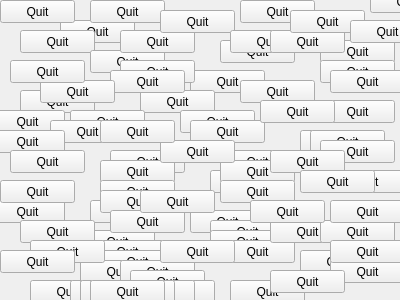
<?xml version="1.0" encoding="UTF-8"?>
<ui version="4.0">
 <class>Form</class>
 <widget class="QWidget" name="Form">
  <property name="geometry">
   <rect>
    <x>0</x>
    <y>0</y>
    <width>400</width>
    <height>300</height>
   </rect>
  </property>
  <property name="windowTitle">
   <string>Form</string>
  </property>
  <widget class="QPushButton" name="quitButton">
   <property name="geometry">
    <rect>
     <x>300</x>
     <y>250</y>
     <width>75</width>
     <height>23</height>
    </rect>
   </property>
   <property name="text">
    <string>Quit</string>
   </property>
  </widget>
  <widget class="QPushButton" name="quitButton_2">
   <property name="geometry">
    <rect>
     <x>190</x>
     <y>210</y>
     <width>75</width>
     <height>23</height>
    </rect>
   </property>
   <property name="text">
    <string>Quit</string>
   </property>
  </widget>
  <widget class="QPushButton" name="quitButton_3">
   <property name="geometry">
    <rect>
     <x>210</x>
     <y>170</y>
     <width>75</width>
     <height>23</height>
    </rect>
   </property>
   <property name="text">
    <string>Quit</string>
   </property>
  </widget>
  <widget class="QPushButton" name="quitButton_4">
   <property name="geometry">
    <rect>
     <x>220</x>
     <y>150</y>
     <width>75</width>
     <height>23</height>
    </rect>
   </property>
   <property name="text">
    <string>Quit</string>
   </property>
  </widget>
  <widget class="QPushButton" name="quitButton_5">
   <property name="geometry">
    <rect>
     <x>220</x>
     <y>160</y>
     <width>75</width>
     <height>23</height>
    </rect>
   </property>
   <property name="text">
    <string>Quit</string>
   </property>
  </widget>
  <widget class="QPushButton" name="quitButton_6">
   <property name="geometry">
    <rect>
     <x>220</x>
     <y>180</y>
     <width>75</width>
     <height>23</height>
    </rect>
   </property>
   <property name="text">
    <string>Quit</string>
   </property>
  </widget>
  <widget class="QPushButton" name="quitButton_7">
   <property name="geometry">
    <rect>
     <x>110</x>
     <y>150</y>
     <width>75</width>
     <height>23</height>
    </rect>
   </property>
   <property name="text">
    <string>Quit</string>
   </property>
  </widget>
  <widget class="QPushButton" name="quitButton_8">
   <property name="geometry">
    <rect>
     <x>100</x>
     <y>160</y>
     <width>75</width>
     <height>23</height>
    </rect>
   </property>
   <property name="text">
    <string>Quit</string>
   </property>
  </widget>
  <widget class="QPushButton" name="quitButton_9">
   <property name="geometry">
    <rect>
     <x>190</x>
     <y>70</y>
     <width>75</width>
     <height>23</height>
    </rect>
   </property>
   <property name="text">
    <string>Quit</string>
   </property>
  </widget>
  <widget class="QPushButton" name="quitButton_10">
   <property name="geometry">
    <rect>
     <x>100</x>
     <y>180</y>
     <width>75</width>
     <height>23</height>
    </rect>
   </property>
   <property name="text">
    <string>Quit</string>
   </property>
  </widget>
  <widget class="QPushButton" name="quitButton_11">
   <property name="geometry">
    <rect>
     <x>90</x>
     <y>200</y>
     <width>75</width>
     <height>23</height>
    </rect>
   </property>
   <property name="text">
    <string>Quit</string>
   </property>
  </widget>
  <widget class="QPushButton" name="quitButton_12">
   <property name="geometry">
    <rect>
     <x>80</x>
     <y>230</y>
     <width>75</width>
     <height>23</height>
    </rect>
   </property>
   <property name="text">
    <string>Quit</string>
   </property>
  </widget>
  <widget class="QPushButton" name="quitButton_13">
   <property name="geometry">
    <rect>
     <x>90</x>
     <y>240</y>
     <width>75</width>
     <height>23</height>
    </rect>
   </property>
   <property name="text">
    <string>Quit</string>
   </property>
  </widget>
  <widget class="QPushButton" name="quitButton_14">
   <property name="geometry">
    <rect>
     <x>100</x>
     <y>250</y>
     <width>75</width>
     <height>23</height>
    </rect>
   </property>
   <property name="text">
    <string>Quit</string>
   </property>
  </widget>
  <widget class="QPushButton" name="quitButton_15">
   <property name="geometry">
    <rect>
     <x>110</x>
     <y>260</y>
     <width>75</width>
     <height>23</height>
    </rect>
   </property>
   <property name="text">
    <string>Quit</string>
   </property>
  </widget>
  <widget class="QPushButton" name="quitButton_16">
   <property name="geometry">
    <rect>
     <x>80</x>
     <y>260</y>
     <width>75</width>
     <height>23</height>
    </rect>
   </property>
   <property name="text">
    <string>Quit</string>
   </property>
  </widget>
  <widget class="QPushButton" name="quitButton_17">
   <property name="geometry">
    <rect>
     <x>230</x>
     <y>280</y>
     <width>75</width>
     <height>23</height>
    </rect>
   </property>
   <property name="text">
    <string>Quit</string>
   </property>
  </widget>
  <widget class="QPushButton" name="quitButton_18">
   <property name="geometry">
    <rect>
     <x>320</x>
     <y>40</y>
     <width>75</width>
     <height>23</height>
    </rect>
   </property>
   <property name="text">
    <string>Quit</string>
   </property>
  </widget>
  <widget class="QPushButton" name="quitButton_19">
   <property name="geometry">
    <rect>
     <x>-10</x>
     <y>200</y>
     <width>75</width>
     <height>23</height>
    </rect>
   </property>
   <property name="text">
    <string>Quit</string>
   </property>
  </widget>
  <widget class="QPushButton" name="quitButton_20">
   <property name="geometry">
    <rect>
     <x>210</x>
     <y>220</y>
     <width>75</width>
     <height>23</height>
    </rect>
   </property>
   <property name="text">
    <string>Quit</string>
   </property>
  </widget>
  <widget class="QPushButton" name="quitButton_21">
   <property name="geometry">
    <rect>
     <x>210</x>
     <y>230</y>
     <width>75</width>
     <height>23</height>
    </rect>
   </property>
   <property name="text">
    <string>Quit</string>
   </property>
  </widget>
  <widget class="QPushButton" name="quitButton_22">
   <property name="geometry">
    <rect>
     <x>220</x>
     <y>240</y>
     <width>75</width>
     <height>23</height>
    </rect>
   </property>
   <property name="text">
    <string>Quit</string>
   </property>
  </widget>
  <widget class="QPushButton" name="quitButton_23">
   <property name="geometry">
    <rect>
     <x>60</x>
     <y>20</y>
     <width>75</width>
     <height>23</height>
    </rect>
   </property>
   <property name="text">
    <string>Quit</string>
   </property>
  </widget>
  <widget class="QPushButton" name="quitButton_24">
   <property name="geometry">
    <rect>
     <x>90</x>
     <y>0</y>
     <width>75</width>
     <height>23</height>
    </rect>
   </property>
   <property name="text">
    <string>Quit</string>
   </property>
  </widget>
  <widget class="QPushButton" name="quitButton_25">
   <property name="geometry">
    <rect>
     <x>240</x>
     <y>0</y>
     <width>75</width>
     <height>23</height>
    </rect>
   </property>
   <property name="text">
    <string>Quit</string>
   </property>
  </widget>
  <widget class="QPushButton" name="quitButton_26">
   <property name="geometry">
    <rect>
     <x>140</x>
     <y>90</y>
     <width>75</width>
     <height>23</height>
    </rect>
   </property>
   <property name="text">
    <string>Quit</string>
   </property>
  </widget>
  <widget class="QPushButton" name="quitButton_27">
   <property name="geometry">
    <rect>
     <x>20</x>
     <y>90</y>
     <width>75</width>
     <height>23</height>
    </rect>
   </property>
   <property name="text">
    <string>Quit</string>
   </property>
  </widget>
  <widget class="QPushButton" name="quitButton_28">
   <property name="geometry">
    <rect>
     <x>-10</x>
     <y>110</y>
     <width>75</width>
     <height>23</height>
    </rect>
   </property>
   <property name="text">
    <string>Quit</string>
   </property>
  </widget>
  <widget class="QPushButton" name="quitButton_29">
   <property name="geometry">
    <rect>
     <x>20</x>
     <y>30</y>
     <width>75</width>
     <height>23</height>
    </rect>
   </property>
   <property name="text">
    <string>Quit</string>
   </property>
  </widget>
  <widget class="QPushButton" name="quitButton_30">
   <property name="geometry">
    <rect>
     <x>90</x>
     <y>50</y>
     <width>75</width>
     <height>23</height>
    </rect>
   </property>
   <property name="text">
    <string>Quit</string>
   </property>
  </widget>
  <widget class="QPushButton" name="quitButton_31">
   <property name="geometry">
    <rect>
     <x>180</x>
     <y>110</y>
     <width>75</width>
     <height>23</height>
    </rect>
   </property>
   <property name="text">
    <string>Quit</string>
   </property>
  </widget>
  <widget class="QPushButton" name="quitButton_32">
   <property name="geometry">
    <rect>
     <x>300</x>
     <y>130</y>
     <width>75</width>
     <height>23</height>
    </rect>
   </property>
   <property name="text">
    <string>Quit</string>
   </property>
  </widget>
  <widget class="QPushButton" name="quitButton_33">
   <property name="geometry">
    <rect>
     <x>310</x>
     <y>130</y>
     <width>75</width>
     <height>23</height>
    </rect>
   </property>
   <property name="text">
    <string>Quit</string>
   </property>
  </widget>
  <widget class="QPushButton" name="quitButton_34">
   <property name="geometry">
    <rect>
     <x>320</x>
     <y>140</y>
     <width>75</width>
     <height>23</height>
    </rect>
   </property>
   <property name="text">
    <string>Quit</string>
   </property>
  </widget>
  <widget class="QPushButton" name="quitButton_35">
   <property name="geometry">
    <rect>
     <x>220</x>
     <y>40</y>
     <width>75</width>
     <height>23</height>
    </rect>
   </property>
   <property name="text">
    <string>Quit</string>
   </property>
  </widget>
  <widget class="QPushButton" name="quitButton_36">
   <property name="geometry">
    <rect>
     <x>120</x>
     <y>60</y>
     <width>75</width>
     <height>23</height>
    </rect>
   </property>
   <property name="text">
    <string>Quit</string>
   </property>
  </widget>
  <widget class="QPushButton" name="quitButton_37">
   <property name="geometry">
    <rect>
     <x>110</x>
     <y>70</y>
     <width>75</width>
     <height>23</height>
    </rect>
   </property>
   <property name="text">
    <string>Quit</string>
   </property>
  </widget>
  <widget class="QPushButton" name="quitButton_38">
   <property name="geometry">
    <rect>
     <x>70</x>
     <y>110</y>
     <width>75</width>
     <height>23</height>
    </rect>
   </property>
   <property name="text">
    <string>Quit</string>
   </property>
  </widget>
  <widget class="QPushButton" name="quitButton_39">
   <property name="geometry">
    <rect>
     <x>50</x>
     <y>120</y>
     <width>75</width>
     <height>23</height>
    </rect>
   </property>
   <property name="text">
    <string>Quit</string>
   </property>
  </widget>
  <widget class="QPushButton" name="quitButton_40">
   <property name="geometry">
    <rect>
     <x>40</x>
     <y>80</y>
     <width>75</width>
     <height>23</height>
    </rect>
   </property>
   <property name="text">
    <string>Quit</string>
   </property>
  </widget>
  <widget class="QPushButton" name="quitButton_41">
   <property name="geometry">
    <rect>
     <x>120</x>
     <y>30</y>
     <width>75</width>
     <height>23</height>
    </rect>
   </property>
   <property name="text">
    <string>Quit</string>
   </property>
  </widget>
  <widget class="QPushButton" name="quitButton_42">
   <property name="geometry">
    <rect>
     <x>160</x>
     <y>10</y>
     <width>75</width>
     <height>23</height>
    </rect>
   </property>
   <property name="text">
    <string>Quit</string>
   </property>
  </widget>
  <widget class="QPushButton" name="quitButton_43">
   <property name="geometry">
    <rect>
     <x>230</x>
     <y>30</y>
     <width>75</width>
     <height>23</height>
    </rect>
   </property>
   <property name="text">
    <string>Quit</string>
   </property>
  </widget>
  <widget class="QPushButton" name="quitButton_44">
   <property name="geometry">
    <rect>
     <x>270</x>
     <y>30</y>
     <width>75</width>
     <height>23</height>
    </rect>
   </property>
   <property name="text">
    <string>Quit</string>
   </property>
  </widget>
  <widget class="QPushButton" name="quitButton_45">
   <property name="geometry">
    <rect>
     <x>320</x>
     <y>60</y>
     <width>75</width>
     <height>23</height>
    </rect>
   </property>
   <property name="text">
    <string>Quit</string>
   </property>
  </widget>
  <widget class="QPushButton" name="quitButton_46">
   <property name="geometry">
    <rect>
     <x>330</x>
     <y>70</y>
     <width>75</width>
     <height>23</height>
    </rect>
   </property>
   <property name="text">
    <string>Quit</string>
   </property>
  </widget>
  <widget class="QPushButton" name="quitButton_47">
   <property name="geometry">
    <rect>
     <x>240</x>
     <y>80</y>
     <width>75</width>
     <height>23</height>
    </rect>
   </property>
   <property name="text">
    <string>Quit</string>
   </property>
  </widget>
  <widget class="QPushButton" name="quitButton_48">
   <property name="geometry">
    <rect>
     <x>190</x>
     <y>120</y>
     <width>75</width>
     <height>23</height>
    </rect>
   </property>
   <property name="text">
    <string>Quit</string>
   </property>
  </widget>
  <widget class="QPushButton" name="quitButton_49">
   <property name="geometry">
    <rect>
     <x>100</x>
     <y>190</y>
     <width>75</width>
     <height>23</height>
    </rect>
   </property>
   <property name="text">
    <string>Quit</string>
   </property>
  </widget>
  <widget class="QPushButton" name="quitButton_50">
   <property name="geometry">
    <rect>
     <x>120</x>
     <y>260</y>
     <width>75</width>
     <height>23</height>
    </rect>
   </property>
   <property name="text">
    <string>Quit</string>
   </property>
  </widget>
  <widget class="QPushButton" name="quitButton_51">
   <property name="geometry">
    <rect>
     <x>80</x>
     <y>280</y>
     <width>75</width>
     <height>23</height>
    </rect>
   </property>
   <property name="text">
    <string>Quit</string>
   </property>
  </widget>
  <widget class="QPushButton" name="quitButton_52">
   <property name="geometry">
    <rect>
     <x>70</x>
     <y>280</y>
     <width>75</width>
     <height>23</height>
    </rect>
   </property>
   <property name="text">
    <string>Quit</string>
   </property>
  </widget>
  <widget class="QPushButton" name="quitButton_53">
   <property name="geometry">
    <rect>
     <x>10</x>
     <y>60</y>
     <width>75</width>
     <height>23</height>
    </rect>
   </property>
   <property name="text">
    <string>Quit</string>
   </property>
  </widget>
  <widget class="QPushButton" name="quitButton_54">
   <property name="geometry">
    <rect>
     <x>0</x>
     <y>0</y>
     <width>75</width>
     <height>23</height>
    </rect>
   </property>
   <property name="text">
    <string>Quit</string>
   </property>
  </widget>
  <widget class="QPushButton" name="quitButton_55">
   <property name="geometry">
    <rect>
     <x>270</x>
     <y>220</y>
     <width>75</width>
     <height>23</height>
    </rect>
   </property>
   <property name="text">
    <string>Quit</string>
   </property>
  </widget>
  <widget class="QPushButton" name="quitButton_56">
   <property name="geometry">
    <rect>
     <x>320</x>
     <y>220</y>
     <width>75</width>
     <height>23</height>
    </rect>
   </property>
   <property name="text">
    <string>Quit</string>
   </property>
  </widget>
  <widget class="QPushButton" name="quitButton_57">
   <property name="geometry">
    <rect>
     <x>330</x>
     <y>200</y>
     <width>75</width>
     <height>23</height>
    </rect>
   </property>
   <property name="text">
    <string>Quit</string>
   </property>
  </widget>
  <widget class="QPushButton" name="quitButton_58">
   <property name="geometry">
    <rect>
     <x>330</x>
     <y>170</y>
     <width>75</width>
     <height>23</height>
    </rect>
   </property>
   <property name="text">
    <string>Quit</string>
   </property>
  </widget>
  <widget class="QPushButton" name="quitButton_59">
   <property name="geometry">
    <rect>
     <x>270</x>
     <y>150</y>
     <width>75</width>
     <height>23</height>
    </rect>
   </property>
   <property name="text">
    <string>Quit</string>
   </property>
  </widget>
  <widget class="QPushButton" name="quitButton_60">
   <property name="geometry">
    <rect>
     <x>330</x>
     <y>260</y>
     <width>75</width>
     <height>23</height>
    </rect>
   </property>
   <property name="text">
    <string>Quit</string>
   </property>
  </widget>
  <widget class="QPushButton" name="quitButton_61">
   <property name="geometry">
    <rect>
     <x>320</x>
     <y>100</y>
     <width>75</width>
     <height>23</height>
    </rect>
   </property>
   <property name="text">
    <string>Quit</string>
   </property>
  </widget>
  <widget class="QPushButton" name="quitButton_62">
   <property name="geometry">
    <rect>
     <x>300</x>
     <y>170</y>
     <width>75</width>
     <height>23</height>
    </rect>
   </property>
   <property name="text">
    <string>Quit</string>
   </property>
  </widget>
  <widget class="QPushButton" name="quitButton_63">
   <property name="geometry">
    <rect>
     <x>330</x>
     <y>240</y>
     <width>75</width>
     <height>23</height>
    </rect>
   </property>
   <property name="text">
    <string>Quit</string>
   </property>
  </widget>
  <widget class="QPushButton" name="quitButton_64">
   <property name="geometry">
    <rect>
     <x>250</x>
     <y>200</y>
     <width>75</width>
     <height>23</height>
    </rect>
   </property>
   <property name="text">
    <string>Quit</string>
   </property>
  </widget>
  <widget class="QPushButton" name="quitButton_65">
   <property name="geometry">
    <rect>
     <x>270</x>
     <y>270</y>
     <width>75</width>
     <height>23</height>
    </rect>
   </property>
   <property name="text">
    <string>Quit</string>
   </property>
  </widget>
  <widget class="QPushButton" name="quitButton_66">
   <property name="geometry">
    <rect>
     <x>110</x>
     <y>210</y>
     <width>75</width>
     <height>23</height>
    </rect>
   </property>
   <property name="text">
    <string>Quit</string>
   </property>
  </widget>
  <widget class="QPushButton" name="quitButton_67">
   <property name="geometry">
    <rect>
     <x>110</x>
     <y>280</y>
     <width>75</width>
     <height>23</height>
    </rect>
   </property>
   <property name="text">
    <string>Quit</string>
   </property>
  </widget>
  <widget class="QPushButton" name="quitButton_68">
   <property name="geometry">
    <rect>
     <x>50</x>
     <y>280</y>
     <width>75</width>
     <height>23</height>
    </rect>
   </property>
   <property name="text">
    <string>Quit</string>
   </property>
  </widget>
  <widget class="QPushButton" name="quitButton_69">
   <property name="geometry">
    <rect>
     <x>30</x>
     <y>280</y>
     <width>75</width>
     <height>23</height>
    </rect>
   </property>
   <property name="text">
    <string>Quit</string>
   </property>
  </widget>
  <widget class="QPushButton" name="quitButton_70">
   <property name="geometry">
    <rect>
     <x>70</x>
     <y>280</y>
     <width>75</width>
     <height>23</height>
    </rect>
   </property>
   <property name="text">
    <string>Quit</string>
   </property>
  </widget>
  <widget class="QPushButton" name="quitButton_71">
   <property name="geometry">
    <rect>
     <x>80</x>
     <y>280</y>
     <width>75</width>
     <height>23</height>
    </rect>
   </property>
   <property name="text">
    <string>Quit</string>
   </property>
  </widget>
  <widget class="QPushButton" name="quitButton_72">
   <property name="geometry">
    <rect>
     <x>290</x>
     <y>10</y>
     <width>75</width>
     <height>23</height>
    </rect>
   </property>
   <property name="text">
    <string>Quit</string>
   </property>
  </widget>
  <widget class="QPushButton" name="quitButton_73">
   <property name="geometry">
    <rect>
     <x>80</x>
     <y>280</y>
     <width>75</width>
     <height>23</height>
    </rect>
   </property>
   <property name="text">
    <string>Quit</string>
   </property>
  </widget>
  <widget class="QPushButton" name="quitButton_74">
   <property name="geometry">
    <rect>
     <x>80</x>
     <y>280</y>
     <width>75</width>
     <height>23</height>
    </rect>
   </property>
   <property name="text">
    <string>Quit</string>
   </property>
  </widget>
  <widget class="QPushButton" name="quitButton_75">
   <property name="geometry">
    <rect>
     <x>110</x>
     <y>280</y>
     <width>75</width>
     <height>23</height>
    </rect>
   </property>
   <property name="text">
    <string>Quit</string>
   </property>
  </widget>
  <widget class="QPushButton" name="quitButton_76">
   <property name="geometry">
    <rect>
     <x>100</x>
     <y>280</y>
     <width>75</width>
     <height>23</height>
    </rect>
   </property>
   <property name="text">
    <string>Quit</string>
   </property>
  </widget>
  <widget class="QPushButton" name="quitButton_77">
   <property name="geometry">
    <rect>
     <x>120</x>
     <y>280</y>
     <width>75</width>
     <height>23</height>
    </rect>
   </property>
   <property name="text">
    <string>Quit</string>
   </property>
  </widget>
  <widget class="QPushButton" name="quitButton_78">
   <property name="geometry">
    <rect>
     <x>-10</x>
     <y>130</y>
     <width>75</width>
     <height>23</height>
    </rect>
   </property>
   <property name="text">
    <string>Quit</string>
   </property>
  </widget>
  <widget class="QPushButton" name="quitButton_79">
   <property name="geometry">
    <rect>
     <x>10</x>
     <y>150</y>
     <width>75</width>
     <height>23</height>
    </rect>
   </property>
   <property name="text">
    <string>Quit</string>
   </property>
  </widget>
  <widget class="QPushButton" name="quitButton_80">
   <property name="geometry">
    <rect>
     <x>130</x>
     <y>270</y>
     <width>75</width>
     <height>23</height>
    </rect>
   </property>
   <property name="text">
    <string>Quit</string>
   </property>
  </widget>
  <widget class="QPushButton" name="quitButton_81">
   <property name="geometry">
    <rect>
     <x>120</x>
     <y>280</y>
     <width>75</width>
     <height>23</height>
    </rect>
   </property>
   <property name="text">
    <string>Quit</string>
   </property>
  </widget>
  <widget class="QPushButton" name="quitButton_82">
   <property name="geometry">
    <rect>
     <x>140</x>
     <y>280</y>
     <width>75</width>
     <height>23</height>
    </rect>
   </property>
   <property name="text">
    <string>Quit</string>
   </property>
  </widget>
  <widget class="QPushButton" name="quitButton_83">
   <property name="geometry">
    <rect>
     <x>110</x>
     <y>280</y>
     <width>75</width>
     <height>23</height>
    </rect>
   </property>
   <property name="text">
    <string>Quit</string>
   </property>
  </widget>
  <widget class="QPushButton" name="quitButton_84">
   <property name="geometry">
    <rect>
     <x>0</x>
     <y>180</y>
     <width>75</width>
     <height>23</height>
    </rect>
   </property>
   <property name="text">
    <string>Quit</string>
   </property>
  </widget>
  <widget class="QPushButton" name="quitButton_85">
   <property name="geometry">
    <rect>
     <x>120</x>
     <y>280</y>
     <width>75</width>
     <height>23</height>
    </rect>
   </property>
   <property name="text">
    <string>Quit</string>
   </property>
  </widget>
  <widget class="QPushButton" name="quitButton_86">
   <property name="geometry">
    <rect>
     <x>90</x>
     <y>280</y>
     <width>75</width>
     <height>23</height>
    </rect>
   </property>
   <property name="text">
    <string>Quit</string>
   </property>
  </widget>
  <widget class="QPushButton" name="quitButton_87">
   <property name="geometry">
    <rect>
     <x>20</x>
     <y>220</y>
     <width>75</width>
     <height>23</height>
    </rect>
   </property>
   <property name="text">
    <string>Quit</string>
   </property>
  </widget>
  <widget class="QPushButton" name="quitButton_88">
   <property name="geometry">
    <rect>
     <x>100</x>
     <y>280</y>
     <width>75</width>
     <height>23</height>
    </rect>
   </property>
   <property name="text">
    <string>Quit</string>
   </property>
  </widget>
  <widget class="QPushButton" name="quitButton_89">
   <property name="geometry">
    <rect>
     <x>90</x>
     <y>280</y>
     <width>75</width>
     <height>23</height>
    </rect>
   </property>
   <property name="text">
    <string>Quit</string>
   </property>
  </widget>
  <widget class="QPushButton" name="quitButton_90">
   <property name="geometry">
    <rect>
     <x>260</x>
     <y>100</y>
     <width>75</width>
     <height>23</height>
    </rect>
   </property>
   <property name="text">
    <string>Quit</string>
   </property>
  </widget>
  <widget class="QPushButton" name="quitButton_91">
   <property name="geometry">
    <rect>
     <x>160</x>
     <y>140</y>
     <width>75</width>
     <height>23</height>
    </rect>
   </property>
   <property name="text">
    <string>Quit</string>
   </property>
  </widget>
  <widget class="QPushButton" name="quitButton_92">
   <property name="geometry">
    <rect>
     <x>140</x>
     <y>190</y>
     <width>75</width>
     <height>23</height>
    </rect>
   </property>
   <property name="text">
    <string>Quit</string>
   </property>
  </widget>
  <widget class="QPushButton" name="quitButton_93">
   <property name="geometry">
    <rect>
     <x>30</x>
     <y>240</y>
     <width>75</width>
     <height>23</height>
    </rect>
   </property>
   <property name="text">
    <string>Quit</string>
   </property>
  </widget>
  <widget class="QPushButton" name="quitButton_94">
   <property name="geometry">
    <rect>
     <x>100</x>
     <y>120</y>
     <width>75</width>
     <height>23</height>
    </rect>
   </property>
   <property name="text">
    <string>Quit</string>
   </property>
  </widget>
  <widget class="QPushButton" name="quitButton_95">
   <property name="geometry">
    <rect>
     <x>0</x>
     <y>250</y>
     <width>75</width>
     <height>23</height>
    </rect>
   </property>
   <property name="text">
    <string>Quit</string>
   </property>
  </widget>
  <widget class="QPushButton" name="quitButton_96">
   <property name="geometry">
    <rect>
     <x>160</x>
     <y>240</y>
     <width>75</width>
     <height>23</height>
    </rect>
   </property>
   <property name="text">
    <string>Quit</string>
   </property>
  </widget>
  <widget class="QPushButton" name="quitButton_97">
   <property name="geometry">
    <rect>
     <x>350</x>
     <y>20</y>
     <width>75</width>
     <height>23</height>
    </rect>
   </property>
   <property name="text">
    <string>Quit</string>
   </property>
  </widget>
  <widget class="QPushButton" name="quitButton_98">
   <property name="geometry">
    <rect>
     <x>370</x>
     <y>-10</y>
     <width>75</width>
     <height>23</height>
    </rect>
   </property>
   <property name="text">
    <string>Quit</string>
   </property>
  </widget>
 </widget>
 <resources/>
 <connections/>
</ui>
